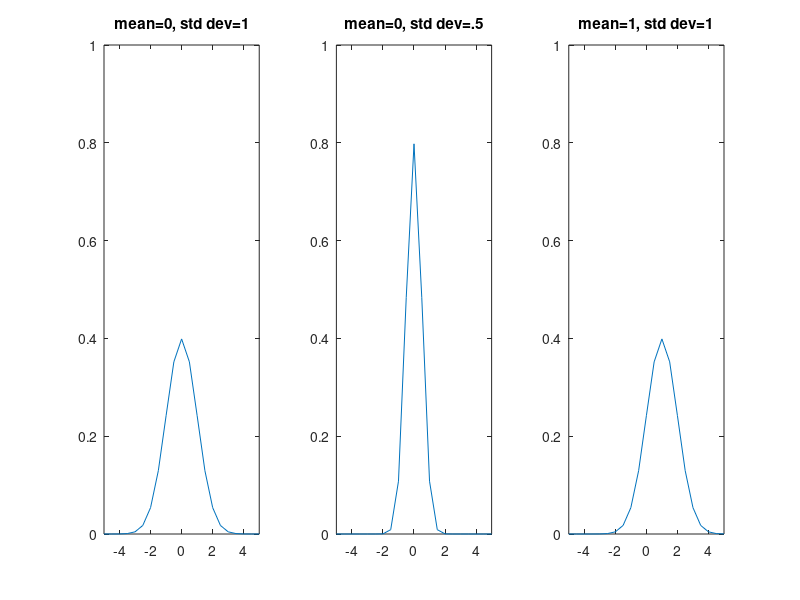

Source code (MATLAB):
clc;
clear all;
close all;

pkg load statistics
pkg load communications

x=-5:0.5:5;
y=normpdf(x,0,1)
subplot(1,3,1)
plot(x,y)
axis([-5 5 0 1])
title('mean=0, std dev=1')
y=-5:0.5:5;
y=normpdf(x,0,0.5)
subplot(1,3,2)
plot(x,y)
axis([-5 5 0 1])
title('mean=0, std dev=.5')
x=-5:0.5:5;
y=normpdf(x,1,1)
subplot(1,3,3)
plot(x,y)
axis([-5 5 0 1])
title('mean=1, std dev=1')

